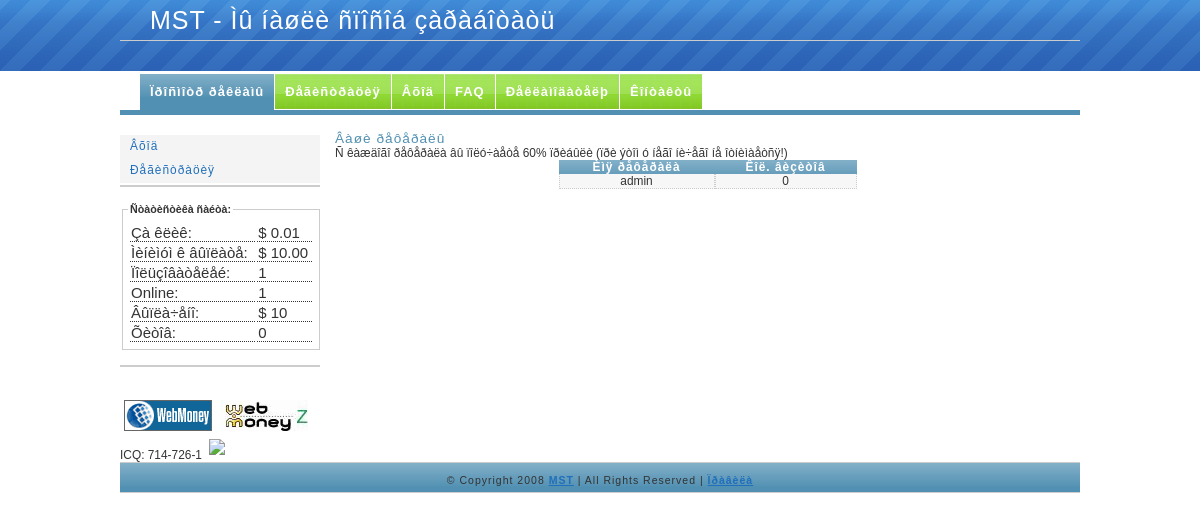
/referals.php, run on the app's committed database.
### tables this page shows
CREATE TABLE `tb_site` (
  `id` varchar(11) NOT NULL,
  `sitename` varchar(30) NOT NULL,
  `sitepp` varchar(30) NOT NULL,
  KEY `id` (`id`)
);

CREATE TABLE `tb_users` (
  `id` int(11) NOT NULL auto_increment,
  `username` varchar(15) NOT NULL,
  `password` varchar(100) NOT NULL,
  `ip` varchar(15) NOT NULL,
  `email` varchar(150) NOT NULL,
  `pemail` varchar(150) NOT NULL,
  `referer` varchar(15) NOT NULL,
  `country` varchar(150) NOT NULL,
  `visits` varchar(150) NOT NULL default '0',
  `referals` varchar(150) NOT NULL default '0',
  `referalvisits` varchar(150) NOT NULL default '0',
  `money` varchar(150) NOT NULL default '0.00',
  `paid` varchar(150) NOT NULL default '0.00',
  `joindate` varchar(150) NOT NULL,
  `lastlogdate` varchar(150) NOT NULL,
  `lastiplog` varchar(150) NOT NULL,
  `account` varchar(150) NOT NULL,
  `user_status` varchar(15) NOT NULL default 'user',
  KEY `id` (`id`)
);

CREATE TABLE `tb_config` (
  `id` int(11) NOT NULL auto_increment,
  `item` varchar(15) NOT NULL,
  `howmany` varchar(15) NOT NULL,
  `price` varchar(150) NOT NULL,
  KEY `id` (`id`)
);

### referals.php (the view, shortened to what this page needs)
<? include('header.php'); ?>
<h3>Âàøè ðåôåðàëû</h3>
Ñ êàæäîãî ðåôåðàëà âû ïîëó÷àåòå 60% ïðèáûëè (ïðè ýòîì ó íåãî íè÷åãî íå îòíèìàåòñÿ!)
<br>
<div id="tables">
<table align="center" width="40%" cellspacing="0" cellpadding="0">
<tr>
<th class="top"><b>Èìÿ ðåôåðàëà</b></th>
<th class="top"><b>Êîë. âèçèòîâ</th></tr>
<?
$lole=$_COOKIE["usNick"];
$tabla = mysql_query("SELECT * FROM tb_users where referer='$lole' ORDER BY id ASC");
while ($row = mysql_fetch_array($tabla)) {
echo "<tr><td align='center'>";
echo $row["username"];
echo "</td><td align='center'>";
echo $row["visits"];
echo "</td></tr>";
}
echo "</table>";
?>
</div>
<? include('footer.php'); ?>

### sitename.php (shortened to what this page needs)
<?
$sql = "SELECT * FROM tb_site WHERE id='1'";
$result = mysql_query($sql);
$row = mysql_fetch_array($result);
echo $row["sitename"];
?>

### sitestats.php (shortened to what this page needs)
<?
$checkpemail = mysql_query("SELECT id FROM tb_users");
$pemail_exist = mysql_num_rows($checkpemail);
$sqryvar="Select sum(amount) from tb_history";
$iqryvar=mysql_query($sqryvar);
$tot1=mysql_result($iqryvar,0,0);
$totals=$tot1;
if ($totals==''){
	$totalpaid='0.00';
} else{
	$totalpaid=$tot1;
}
$sqryvar="Select sum(visits) from tb_users";
$iqryvar=mysql_query($sqryvar);
$tot1=mysql_result($iqryvar,0,0);
$clickserved=$tot1;
?>
<table width="100%">
<tr>
<td>Çà êëèê:</td>
<td>$&nbsp;<?php include('config.php');
		$sql = "SELECT * FROM tb_config WHERE item='click' and howmany='1'";
		$result = mysql_query($sql);
		$row = mysql_fetch_array($result);
		echo $row["price"];
		mysql_close($con);?></td>
</tr>
<tr>
<td>Ìèíèìóì ê âûïëàòå:</td>
<td>$&nbsp;<?php include('config.php');
				$sql = "SELECT * FROM tb_config WHERE item='payment' and howmany='1'";
				$result = mysql_query($sql);
				$row = mysql_fetch_array($result);
				echo $row["price"];
			?></td>
</tr>
<tr>
<td>Ïîëüçîâàòåëåé:</td>
<td><?php echo $pemail_exist; ?></td>
</tr>
<tr>
<td>Online:</td>
<td><?php include("onlinesql.php"); ?></td>
</tr>
<tr>
<td>Âûïëà÷åíî:</td>
<td>$&nbsp;<?php echo $totalpaid?></td>
</tr>
<tr>
<td>Õèòîâ:</td>
<td><?=$clickserved?></td>
</tr>
</table>

### css/style.css (style rules this page uses)
body { background: #fff url(../images/button-bg.jpg) repeat-x scroll 0% 0%; color: #333; margin: 0; padding: 0; font: 14px/1em Arial,Tahoma,Impact,sans-serif; }
ul,ol,li,h1,h2,h3,h4,h5,h6,form,body,html { margin:0; padding:0; }
h1, h2, h3, h4 { font-family: Arial,Tahoma,Impact,sans-serif; font-weight: normal; letter-spacing: 1px; }
h3 { color: #5190b2; font-size: 115%; }
b, strong { letter-spacing: 1px; }
#leftcolumn td { border-bottom: 1px dotted; font-size: 15px; }
#tables tr { background-color: #f7f7f7; }
#tables th.top { background: url(../images/button.png) repeat-x; color: #FFFFFF; }
#tables td { border-bottom: 1px dotted #cccccc; border-left: 1px dotted #cccccc; border-right: 1px dotted #cccccc; }

### data on the page
tb_site: sitename "MST MST"
tb_users: username "admin", visits "0"
tb_config: price "0.01"
tb_config: price "10.00"

### other printed values
$pemail_exist "1"
$uo_count[0] "1"
$totalpaid "10"
$clickserved "0"
